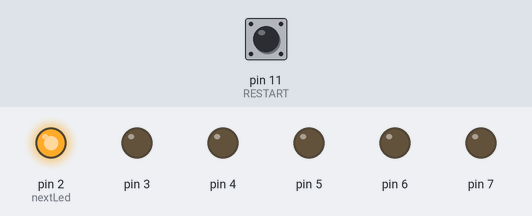
Simulated run of this sketch. Board: Arduino Uno, built with avr-gcc and run on an emulated ATmega328P. Parts: output pins drawn as LEDs (lit = HIGH). Inputs (shaded band) come from the test bench; at power-on: pin 11 (RESTART) HIGH. What the sketch prints to the serial monitor is not drawn.

Above: at 1.2 s.
1.3 s: pin 11 (RESTART) pulled LOW for 0.15 s
At 2.0 s:
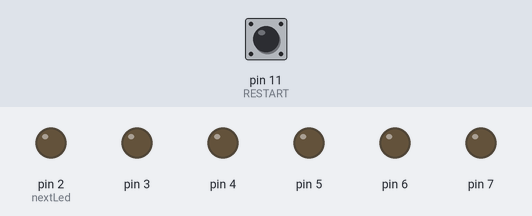
4.4 s: pin 11 (RESTART) pulled LOW for 1 s
At 5.4 s:
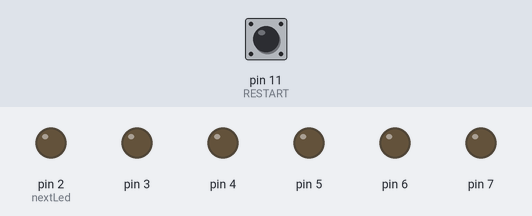
8.4 s: pin 11 (RESTART) pulled LOW for 3.2 s
At 16.4 s:
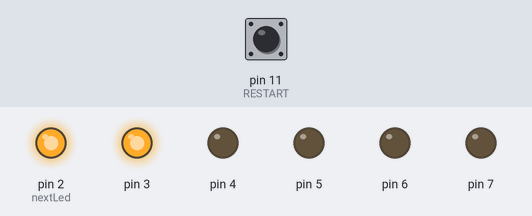
Timing chart, 0 to 28.1 s (numbered marks = the images above; inputs shaded):
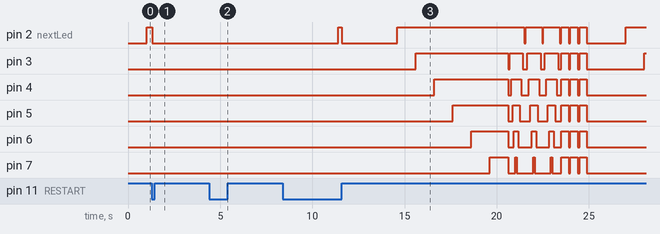

Measured:
- after the input at 1.3 s, pin 2 (nextLed): HIGH → LOW at once; pin 3: stays LOW (without the input it goes to HIGH after 0.71 s); pin 4: stays LOW (without the input it goes to HIGH after 1.7 s); pin 5: stays LOW (without the input it goes to HIGH after 2.7 s)
- after the input at 4.4 s, pin 2 (nextLed): stays LOW (without the input it goes to HIGH after 0.06 s); pin 3: stays LOW (without the input it goes to HIGH after 1.1 s); pin 4: stays LOW (without the input it goes to HIGH after 2.1 s); pin 5: stays LOW (without the input it goes to HIGH after 3.1 s)

The sketch:

DigitalHourglass.ino
```cpp
const int RESTART = 11;

unsigned long lastUpdated = 0;
int nextLed = 2;

int switchState = HIGH;
int lastSwitchState = HIGH;

int interval = 1000;

void clearLeds() {
  for(int i = 2; i < 8; ++i) {
    digitalWrite(i, LOW);
  }
}

void setup() {

  Serial.begin(9600);

  for(int i = 2; i < 8; ++i) {
    pinMode(i, OUTPUT);
    digitalWrite(i, LOW);
  }

  switchState = digitalRead(RESTART);
}

void loop() {

  unsigned long now = millis();

  switchState = digitalRead(RESTART);
  Serial.println(switchState);

  if(switchState != lastSwitchState) {
    clearLeds();

    nextLed = 0;
    lastUpdated = now;
  }

  lastSwitchState = switchState;

  if(now - lastUpdated > interval) {
     digitalWrite(nextLed, HIGH);
     nextLed ++;
     lastUpdated = now;
  }

  //Grab attention when the timer is full
  // and the last LED has been on for a full interval
  if(nextLed == 9) {
    clearLeds();

    for (int i = 0; i < 3; ++i) {
      for(int j = 2; j < 8; ++j) {
        digitalWrite(j, HIGH);
        delay(80);
      }

      for(int j = 7; j > 1; --j) {
        digitalWrite(j, LOW);
        delay(80);
      }
    }

    for (int i = 0; i < 3; ++i) {
      for(int j = 2; j < 8; ++j) {
        digitalWrite(j, HIGH);
      }
      delay(400);

      for(int j = 2; j < 8; ++j) {
        digitalWrite(j, LOW);
      }
      delay(100);
    }

    //Restart
    nextLed = 0;
  }
}
```
